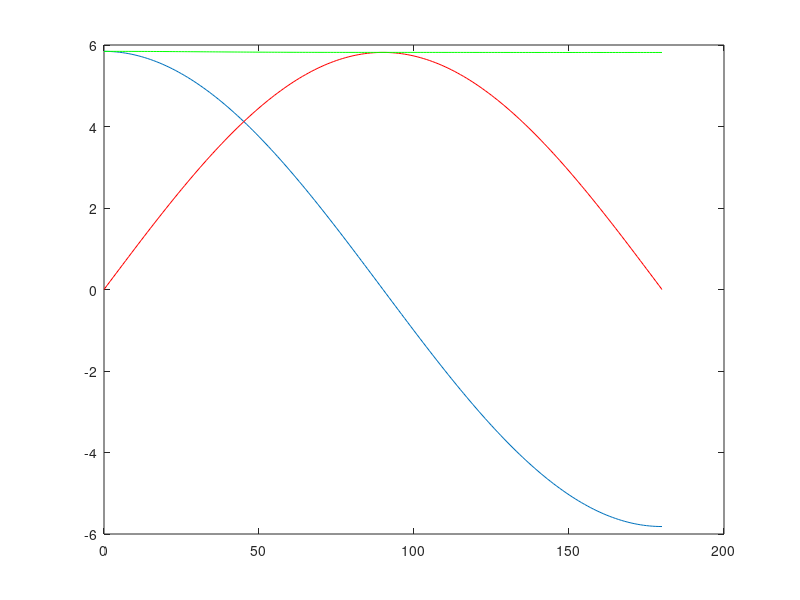
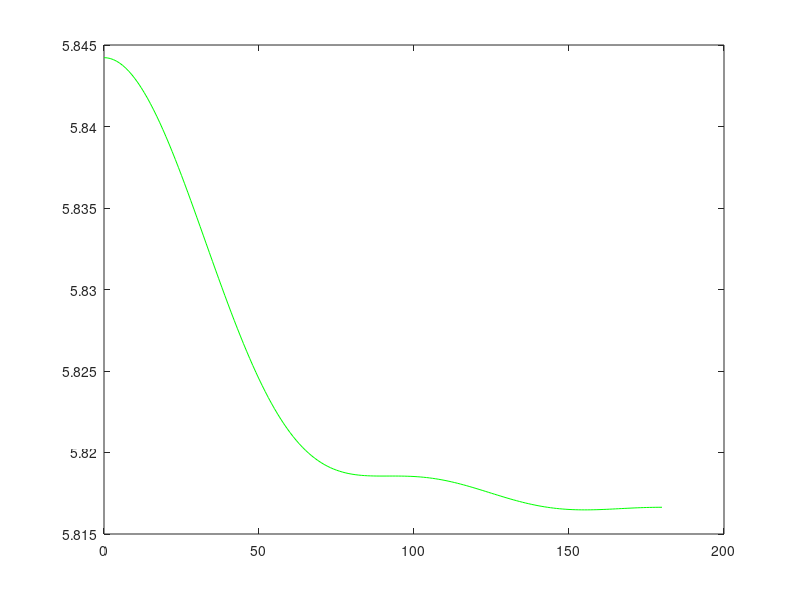

Write MATLAB code to recreate these figures, in order.
% n20 = 2.5;
% N1 = 2.3;
% N2 = 1;
% l0 = 266;
% l = 804;
% l1 = 46.6;
% l2 = 1086.3;
%
% exp1 = N1*exp(-(l-l0)/l1)
% exp2 = N2*exp(-(l-l0)/l2)
% n2 = n20 + exp1 +exp2

n2 = 1.45332;
clckAnglD = [0:1:180];
clckAngl = clckAnglD * pi / 180;    % clocking angle [rad]

wdgAnglHD = 2*cos(clckAngl);    % wedge angle horizontal [deg]
wdgAnglVD = 2*sin(clckAngl);    % wedge angle vertical [deg]
wdgAnglH = wdgAnglHD*pi/180;    % wedge angle horizontal [rad]
wdgAnglV = wdgAnglVD*pi/180;    % wedge angle vertical [rad]
%wdgAngl = 0:0.1:5;    % wedge angle [deg]

incAnglHD = 5;
incAnglH = incAnglHD*pi/180; % incident angle [rad]
intAnglH1 = asin(sin(incAnglH)/n2);   % internal angle 1 [rad]
intAngl1HD = intAnglH1*180/pi;
intAngl2HD = intAngl1HD + 2*wdgAnglHD;
intAngl2H = intAngl2HD*pi/180;
outAnglH = asin(n2*sin(intAngl2H));
outAnglHD = outAnglH*180/pi;
sepAnglHD = outAnglHD - incAnglHD;

incAnglVD = 0;
incAnglV = incAnglVD*pi/180; % incident angle [rad]
intAnglV1 = asin(sin(incAnglV)/n2);   % internal angle 1 [rad]
intAngl1VD = intAnglV1*180/pi;
intAngl2VD = intAngl1VD + 2*wdgAnglVD;
intAngl2V = intAngl2VD*pi/180;
outAnglV = asin(n2*sin(intAngl2V));
outAnglVD = outAnglV*180/pi;
sepAnglVD = outAnglVD - incAnglVD;

figure(1)
plot(clckAnglD,sepAnglHD)
hold on
plot(clckAnglD,sepAnglVD,'r-')
plot(clckAnglD,sqrt(sepAnglHD.^2+sepAnglVD.^2),'g-')
hold off

figure(2)
plot(clckAnglD,sqrt(sepAnglHD.^2+sepAnglVD.^2),'g-')

%p = polyfit(outAnglHD-5,wdgAngl,1);
%crAngl = polyval(p,6.5532);
